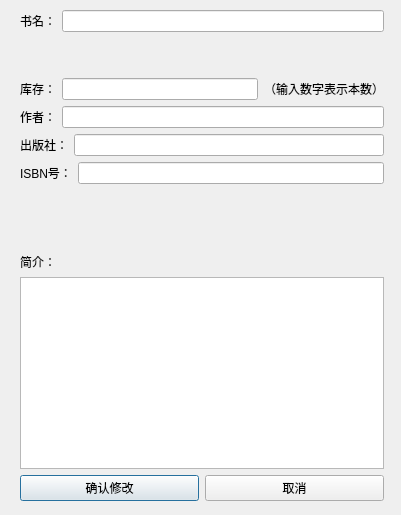
<?xml version="1.0" encoding="UTF-8"?>
<ui version="4.0">
 <class>bookdataedit</class>
 <widget class="QDialog" name="bookdataedit">
  <property name="geometry">
   <rect>
    <x>0</x>
    <y>0</y>
    <width>401</width>
    <height>515</height>
   </rect>
  </property>
  <property name="sizePolicy">
   <sizepolicy hsizetype="Fixed" vsizetype="Fixed">
    <horstretch>0</horstretch>
    <verstretch>0</verstretch>
   </sizepolicy>
  </property>
  <property name="windowTitle">
   <string>Dialog</string>
  </property>
  <widget class="QWidget" name="layoutWidget">
   <property name="geometry">
    <rect>
     <x>20</x>
     <y>10</y>
     <width>364</width>
     <height>491</height>
    </rect>
   </property>
   <layout class="QVBoxLayout" name="verticalLayout_5">
    <item>
     <layout class="QVBoxLayout" name="verticalLayout_4">
      <item>
       <layout class="QVBoxLayout" name="verticalLayout_2">
        <item>
         <layout class="QHBoxLayout" name="horizontalLayout_5">
          <item>
           <widget class="QLabel" name="label_5">
            <property name="text">
             <string>书名：</string>
            </property>
           </widget>
          </item>
          <item>
           <widget class="QLineEdit" name="lineEdit">
            <property name="text">
             <string/>
            </property>
           </widget>
          </item>
         </layout>
        </item>
        <item>
         <spacer name="verticalSpacer">
          <property name="orientation">
           <enum>Qt::Vertical</enum>
          </property>
          <property name="sizeHint" stdset="0">
           <size>
            <width>20</width>
            <height>40</height>
           </size>
          </property>
         </spacer>
        </item>
        <item>
         <layout class="QHBoxLayout" name="horizontalLayout">
          <item>
           <widget class="QLabel" name="label">
            <property name="text">
             <string>库存：</string>
            </property>
           </widget>
          </item>
          <item>
           <widget class="QLineEdit" name="lineEdit_2"/>
          </item>
          <item>
           <widget class="QLabel" name="label_7">
            <property name="text">
             <string>（输入数字表示本数）</string>
            </property>
           </widget>
          </item>
         </layout>
        </item>
        <item>
         <layout class="QVBoxLayout" name="verticalLayout">
          <item>
           <layout class="QHBoxLayout" name="horizontalLayout_4">
            <item>
             <widget class="QLabel" name="label_2">
              <property name="text">
               <string>作者：</string>
              </property>
             </widget>
            </item>
            <item>
             <widget class="QLineEdit" name="lineEdit_3"/>
            </item>
           </layout>
          </item>
          <item>
           <layout class="QHBoxLayout" name="horizontalLayout_3">
            <item>
             <widget class="QLabel" name="label_3">
              <property name="text">
               <string>出版社：</string>
              </property>
             </widget>
            </item>
            <item>
             <widget class="QLineEdit" name="lineEdit_4"/>
            </item>
           </layout>
          </item>
          <item>
           <layout class="QHBoxLayout" name="horizontalLayout_2">
            <item>
             <widget class="QLabel" name="label_4">
              <property name="text">
               <string>ISBN号：</string>
              </property>
             </widget>
            </item>
            <item>
             <widget class="QLineEdit" name="lineEdit_5"/>
            </item>
           </layout>
          </item>
         </layout>
        </item>
       </layout>
      </item>
      <item>
       <spacer name="verticalSpacer_2">
        <property name="orientation">
         <enum>Qt::Vertical</enum>
        </property>
        <property name="sizeHint" stdset="0">
         <size>
          <width>20</width>
          <height>40</height>
         </size>
        </property>
       </spacer>
      </item>
      <item>
       <layout class="QVBoxLayout" name="verticalLayout_3">
        <item>
         <widget class="QLabel" name="label_6">
          <property name="text">
           <string>简介：</string>
          </property>
         </widget>
        </item>
        <item>
         <widget class="QTextEdit" name="textEdit"/>
        </item>
       </layout>
      </item>
     </layout>
    </item>
    <item>
     <layout class="QHBoxLayout" name="horizontalLayout_6">
      <item>
       <widget class="QPushButton" name="pushButton">
        <property name="text">
         <string>确认修改</string>
        </property>
       </widget>
      </item>
      <item>
       <widget class="QPushButton" name="pushButton_2">
        <property name="text">
         <string>取消</string>
        </property>
       </widget>
      </item>
     </layout>
    </item>
   </layout>
  </widget>
 </widget>
 <tabstops>
  <tabstop>lineEdit</tabstop>
  <tabstop>lineEdit_2</tabstop>
  <tabstop>lineEdit_3</tabstop>
  <tabstop>lineEdit_4</tabstop>
  <tabstop>lineEdit_5</tabstop>
  <tabstop>textEdit</tabstop>
  <tabstop>pushButton</tabstop>
  <tabstop>pushButton_2</tabstop>
 </tabstops>
 <resources/>
 <connections/>
</ui>
